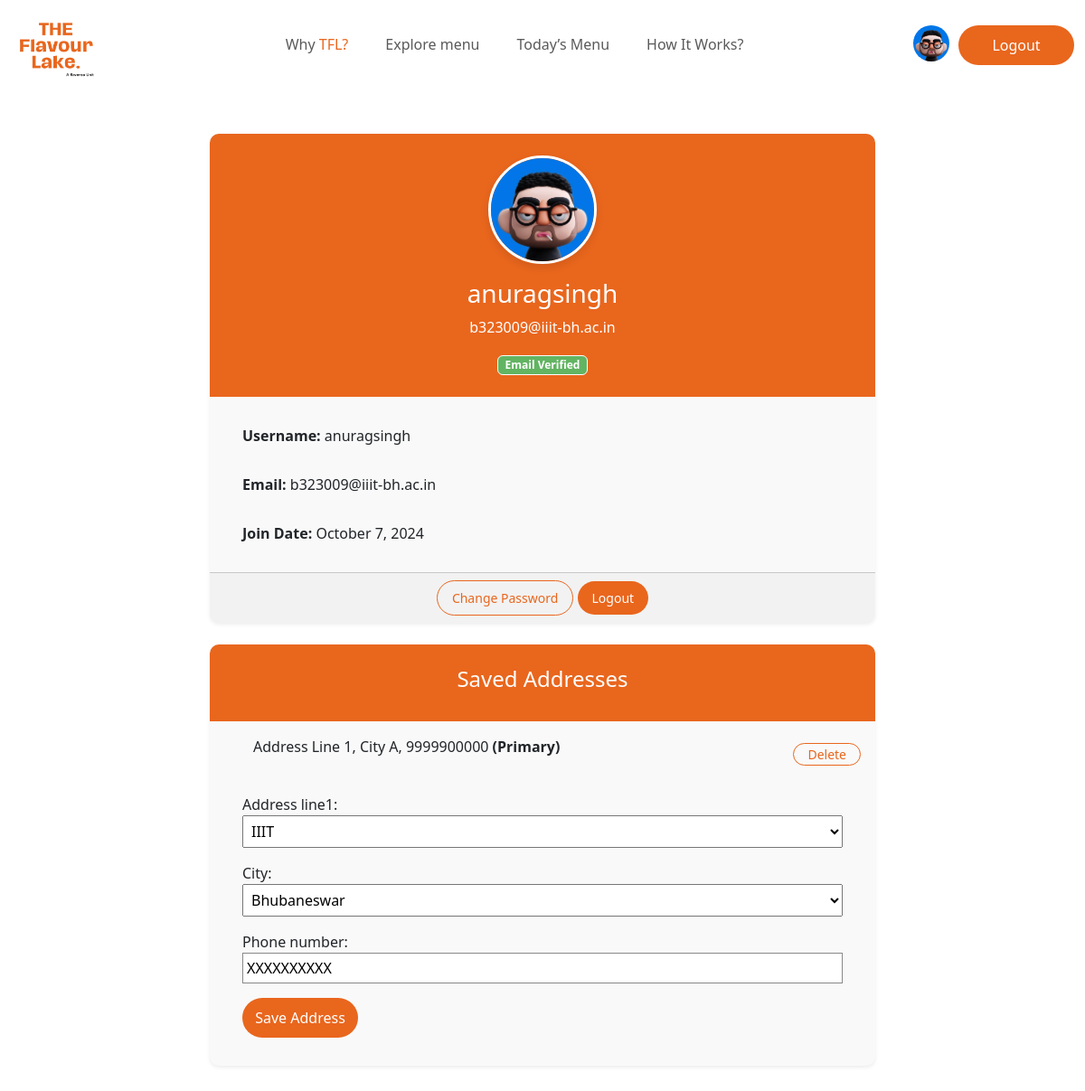
The page /profile/ (signed in) on the database as committed earlier.
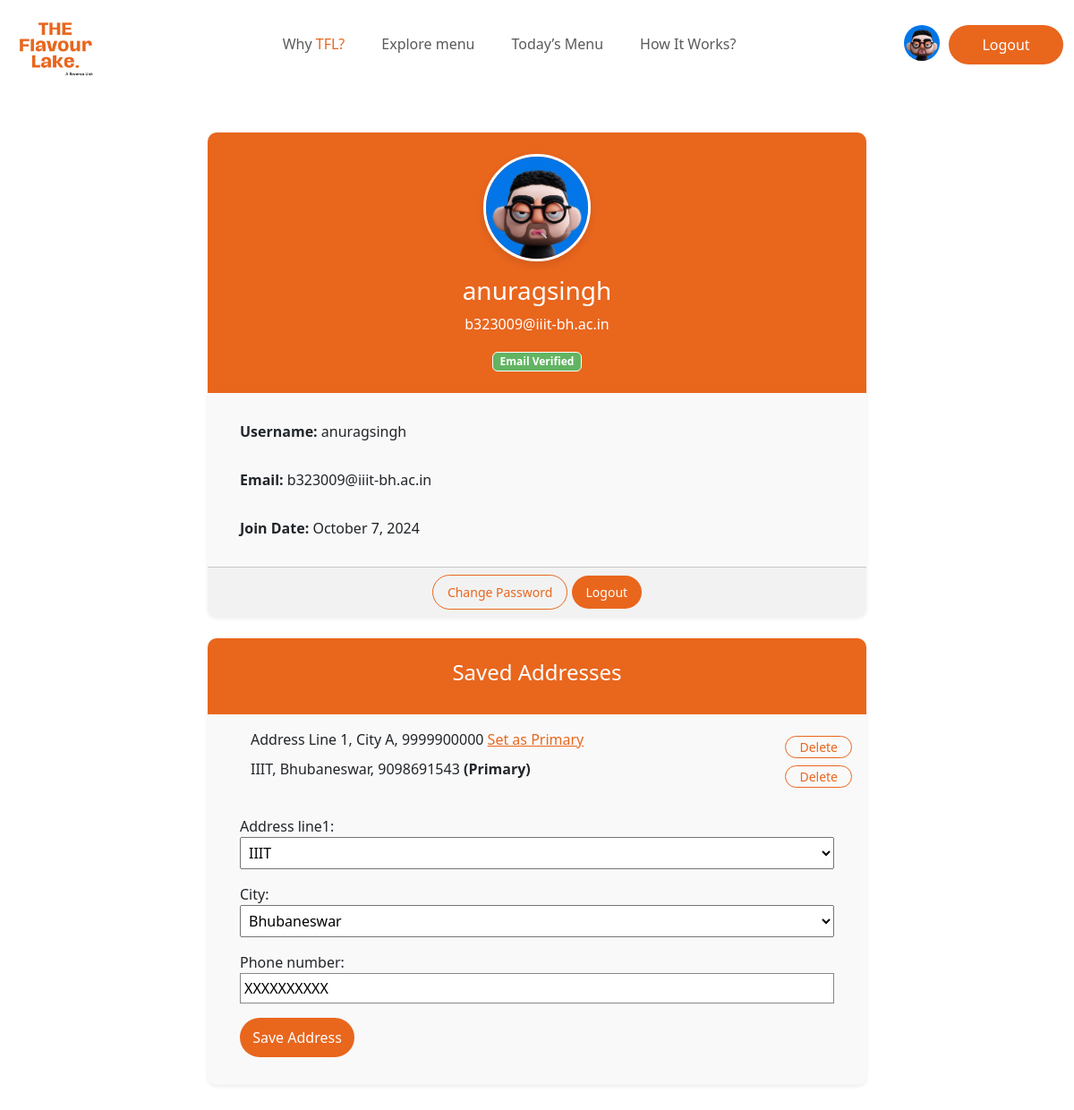
The same page on the database as committed later.
### home/models.py (models this page shows, shortened)
class DeliveryAddress(models.Model):
    ADDRESS_CHOICES = [
        ('IIIT', 'IIIT'),
        ('STPI', 'STPI'),
        ('KIIT', 'KIIT'),
    ]
    CITY_CHOICES = [
        ('Bhubaneswar', 'Bhubaneswar'),
    ]
    user = models.ForeignKey(User, on_delete=models.CASCADE, related_name='delivery_addresses')
    address_line1 = models.CharField(max_length=255, choices=ADDRESS_CHOICES, default='IIIT')
    city = models.CharField(max_length=100, choices=CITY_CHOICES, default='Bhubaneswar')
    phone_number = models.CharField(max_length=10, default='XXXXXXXXXX')
    is_primary = models.BooleanField(default=False)
    created_at = models.DateTimeField(auto_now_add=True)
    updated_at = models.DateTimeField(auto_now=True)

### home/views.py (the view, shortened to what this page needs)
# urls.py: path('profile/', views.user_profile, name='user_profile'),
def user_profile(request):
    user = request.user
    email_verified = EmailAddress.objects.filter(user=user, verified=True).exists()
    try:
        addresses = user.delivery_addresses.all()
    except:
        addresses = None
    if request.method == 'POST':
        form = DeliveryAddressForm(request.POST)
        if form.is_valid():
            delivery_address = form.save(commit=False)
            delivery_address.user = request.user
            delivery_address.save()
            return redirect('home:user_profile')
    else:
        form = DeliveryAddressForm()
    if 'delete_address' in request.GET:
        address_id = request.GET.get('delete_address')
        address_to_delete = get_object_or_404(DeliveryAddress, id=address_id, user=user)
        address_to_delete.delete()
        messages.success(request, 'Address deleted successfully.')
        return redirect('home:user_profile')
    context = {
        'user': user,
        'email_verified': email_verified,
        'form': form,
        'addresses': addresses,
    }
    return render(request, 'apps/home/user_profile.html', context)

### home/forms.py
class DeliveryAddressForm(forms.ModelForm):
    class Meta:
        model = DeliveryAddress
        fields = ['address_line1', 'city', 'phone_number']

### templates/apps/home/user_profile.html (shortened to what the changed rows need)
{% extends "account/base_entrance.html" %}
{% load i18n %}
{% load static %}
{% load allauth account %}
{% block stylesheet %}
<link rel="stylesheet" href="{% static 'assets/css/home.css' %}">
<link rel="stylesheet" href="{% static 'assets/css/responsive.css' %}">
{% endblock stylesheet %}
{% block content %}
<div class="container-fluid">
    <div class="container mt-5 mb-5">
        <div class="row justify-content-center">
            <div class="col-md-8">
                <div class="card user-profile-card shadow-sm mt-4 address_order">
                    {% if user.is_authenticated %}
                    <div class="card-body">
                        <ul>
                            {% for address in addresses %}
                              <li style="display: flex;justify-content: space-between;">
                                  <div>
                                    {{ address.address_line1 }}, {{ address.city }}, {{ address.phone_number }}
                                    {% if address.is_primary %}
                                        <strong>(Primary)</strong>
                                    {% endif %}
                                    {% if not address.is_primary %}
                                        <a href="?set_primary={{ address.id }}" style="color: #E9661D;">Set as Primary</a>
                                    {% endif %}
                                  </div>
                                    <a href="?delete_address={{ address.id }}" class="btn btn-sm btn-outline-primary mt-2" style="padding: 1px 15px;">Delete</a>
                              </li>
                            {% empty %}
                              <li>No delivery addresses added yet.</li>
                            {% endfor %}
                          </ul>
                    </div>
                    {% endif %}
                </div>
            </div>
        </div>
    </div>
</div>
{% endblock %}

Rows that differ between the two databases and show on the page:
changed DeliveryAddress "Address Line 1": is_primary "(Primary)" → "Set as Primary"
added DeliveryAddress: address_line1 "IIIT", city "Bhubaneswar", phone_number "9098691543", is_primary "(Primary)"
